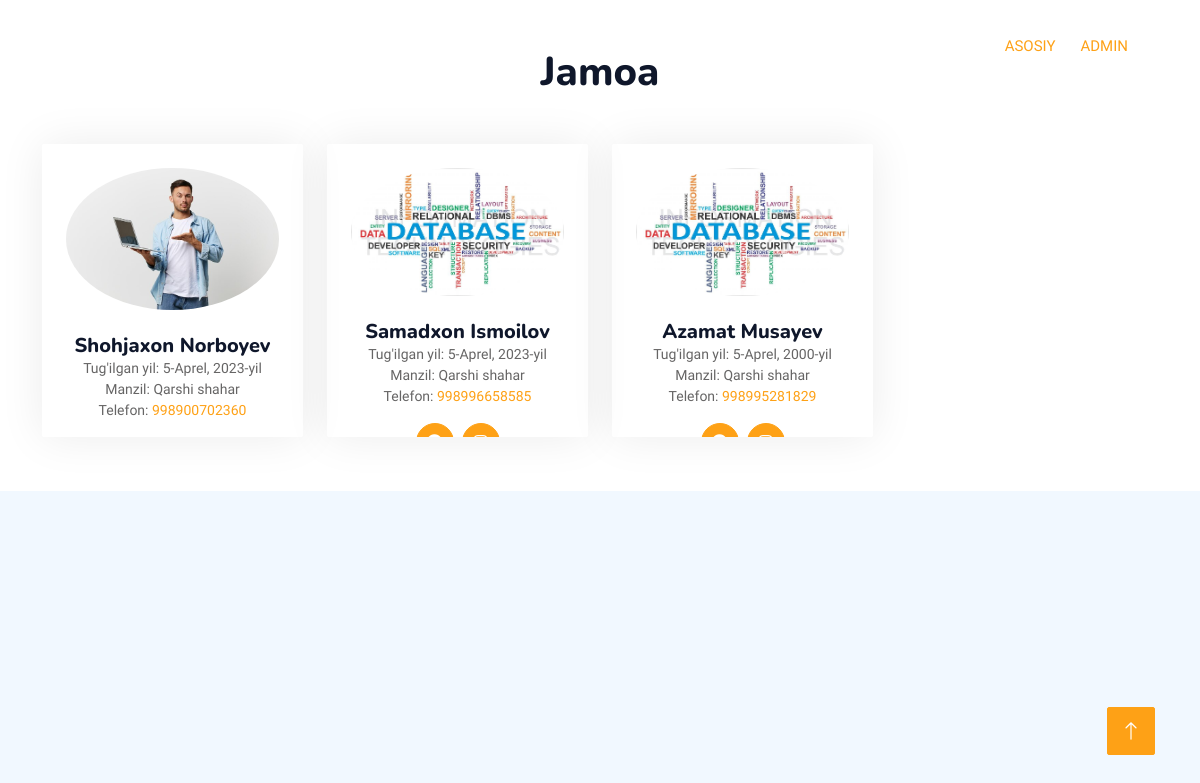
The page /jamoa on the database its author committed.
### app/models.py (models this page shows, shortened)
class Ishtirokchi(models.Model):
    rasm = models.ImageField(upload_to='ishtirokchi_rasm', null=True, blank=True)
    ism_sharif = models.CharField(max_length=200)
    tugilgan_yil = models.DateField(null=True, blank=True)
    manzil = models.CharField(max_length=200, null=True, blank=True)
    telefon = models.IntegerField()
    telegram = models.CharField(max_length=1000)
    instagram = models.CharField(max_length=1000)
    class Meta:
        verbose_name = "Ishtirokchi"
        verbose_name_plural = "Ishtirokchilar"

### app/views.py (the view)
# urls.py: path('jamoa', JamoaViews.as_view(), name='jamoa'),
class JamoaViews(ListView):
    model = Ishtirokchi
    template_name = "jamoa.html"
    context_object_name = "Komanda"

### app/templates/jamoa.html (shortened to what this page needs)
{% load static %}
<html lang="en">
<head>
    <link href="https://cdnjs.cloudflare.com/ajax/libs/font-awesome/5.10.0/css/all.min.css" rel="stylesheet">
    <link href="https://cdn.jsdelivr.net/npm/bootstrap-icons@1.4.1/font/bootstrap-icons.css" rel="stylesheet">
    <link href="{% static 'lib/animate/animate.min.css}" rel="stylesheet' %">
    <link href="{% static 'lib/owlcarousel/assets/owl.carousel.min.css' %}" rel="stylesheet">
    <link href="{% static 'lib/tempusdominus/css/tempusdominus-bootstrap-4.min.css' %}" rel="stylesheet" />
    <link href="{% static 'css/bootstrap.min.css' %}" rel="stylesheet">
    <link href="{% static 'css/style.css' %}" rel="stylesheet">
</head>
<body>
    <div class="container-xxl bg-white p-0">
        <div class="container-xxl position-relative p-0">
            <nav class="navbar navbar-expand-lg navbar-dark bg-dark px-4 px-lg-5 py-3 py-lg-0">
                <div class="collapse navbar-collapse" id="navbarCollapse">
                    <div class="navbar-nav ms-auto py-0 pe-4">
                        <a href="/" class="nav-item nav-link active">Asosiy</a>
                        <a href="/admin" class="nav-item nav-link active">Admin</a>
                    </div>
                </div>
            </nav>
        </div>
        <div class="container-xxl pt-5 pb-3">
            <div class="container">
                <div class="text-center wow fadeInUp" data-wow-delay="0.1s">
                    <h1 class="mb-5">Jamoa</h1>
                </div>
                <div class="row g-4">
                {% for t in Komanda %}
                    <div class="col-lg-3 col-md-3 wow fadeInUp" data-wow-delay="0.3s">
                        <div class="team-item text-center rounded overflow-hidden">
                            <div class="rounded-circle overflow-hidden m-4">
                                <img class="img-fluid" src="{{ t.rasm.url }}" alt="">
                            </div>
                            <div>
                                <h5 class="mb-0">{{ t.ism_sharif }}</h5>
                            </div>
                            <small>Tug'ilgan yil: {{ t.tugilgan_yil }}</small><br>
                            <small>Manzil: {{ t.manzil }}</small><br>
                            <small>Telefon: <a href="tel:{{ t.telefon }}">{{ t.telefon }}</a></small>
                            <div class="d-flex justify-content-center mt-3">
                                <a class="btn btn-square btn-primary mx-1" href="{{ t.telegram }}"><i class="fab fa-telegram    "></i></a>
                                <a class="btn btn-square btn-primary mx-1" href="{{ t.instagram }}"><i class="fab fa-instagram"></i></a>
                            </div>
                        </div>
                    </div>
                     {% endfor %}
                </div>
            </div>
        </div>
        <a href="#" class="btn btn-lg btn-primary btn-lg-square back-to-top"><i class="bi bi-arrow-up"></i></a>
    </div>
</body>
</html>

### app/static/css/style.css (style rules this page uses)
:root { --primary: #FEA116; --light: #F1F8FF; --dark: #0F172B; }
.back-to-top { position: fixed; display: none; right: 45px; bottom: 45px; z-index: 99; }
.btn { font-family: 'Nunito', sans-serif; font-weight: 500; text-transform: uppercase; transition: .5s; }
.btn.btn-primary, .btn.btn-secondary { color: #FFFFFF; }
.btn-square { width: 38px; height: 38px; }
.btn-lg-square { width: 48px; height: 48px; }
.btn-square, .btn-sm-square, .btn-lg-square { padding: 0; display: flex; align-items: center; justify-content: center; font-weight: normal; border-radius: 2px; }
.navbar-dark .navbar-nav .nav-link { position: relative; margin-left: 25px; padding: 35px 0; font-size: 15px; color: var(--light) !important; text-transform: uppercase; font-weight: 500; outline: none; transition: .5s; }
.navbar-dark .navbar-nav .nav-link:hover, .navbar-dark .navbar-nav .nav-link.active { color: var(--primary) !important; }
@media (min-width: 992px) { .navbar-dark { position: absolute; width: 100%; top: 0; left: 0; z-index: 999; background: transparent !important; } }
.team-item { box-shadow: 0 0 45px rgba(0, 0, 0, .08); height: calc(100% - 38px); transition: .5s; }
.team-item img { transition: .5s; }
.team-item .btn { border-radius: 38px 38px 0 0; }

### rows shown on the page
Ishtirokchi: rasm (picture), ism_sharif "Shohjaxon Norboyev", tugilgan_yil "5-Aprel, 2023-yil", manzil "Qarshi shahar", telefon "998900702360"
Ishtirokchi: rasm (picture), ism_sharif "Samadxon Ismoilov", tugilgan_yil "5-Aprel, 2023-yil", manzil "Qarshi shahar", telefon "998996658585"
Ishtirokchi: rasm (picture), ism_sharif "Azamat Musayev", tugilgan_yil "5-Aprel, 2000-yil", manzil "Qarshi shahar", telefon "998995281829"
